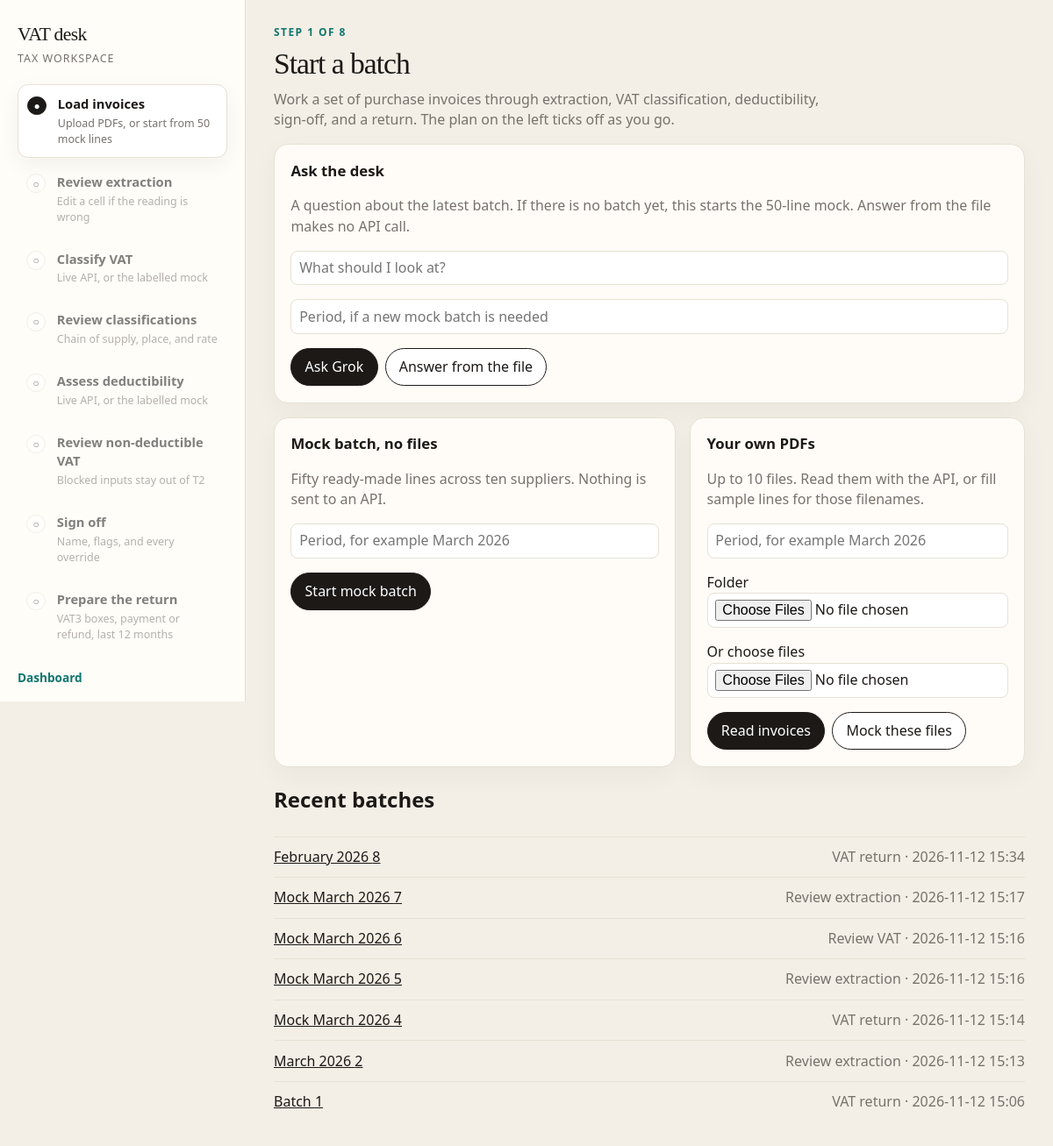
Before: / with the older database file.
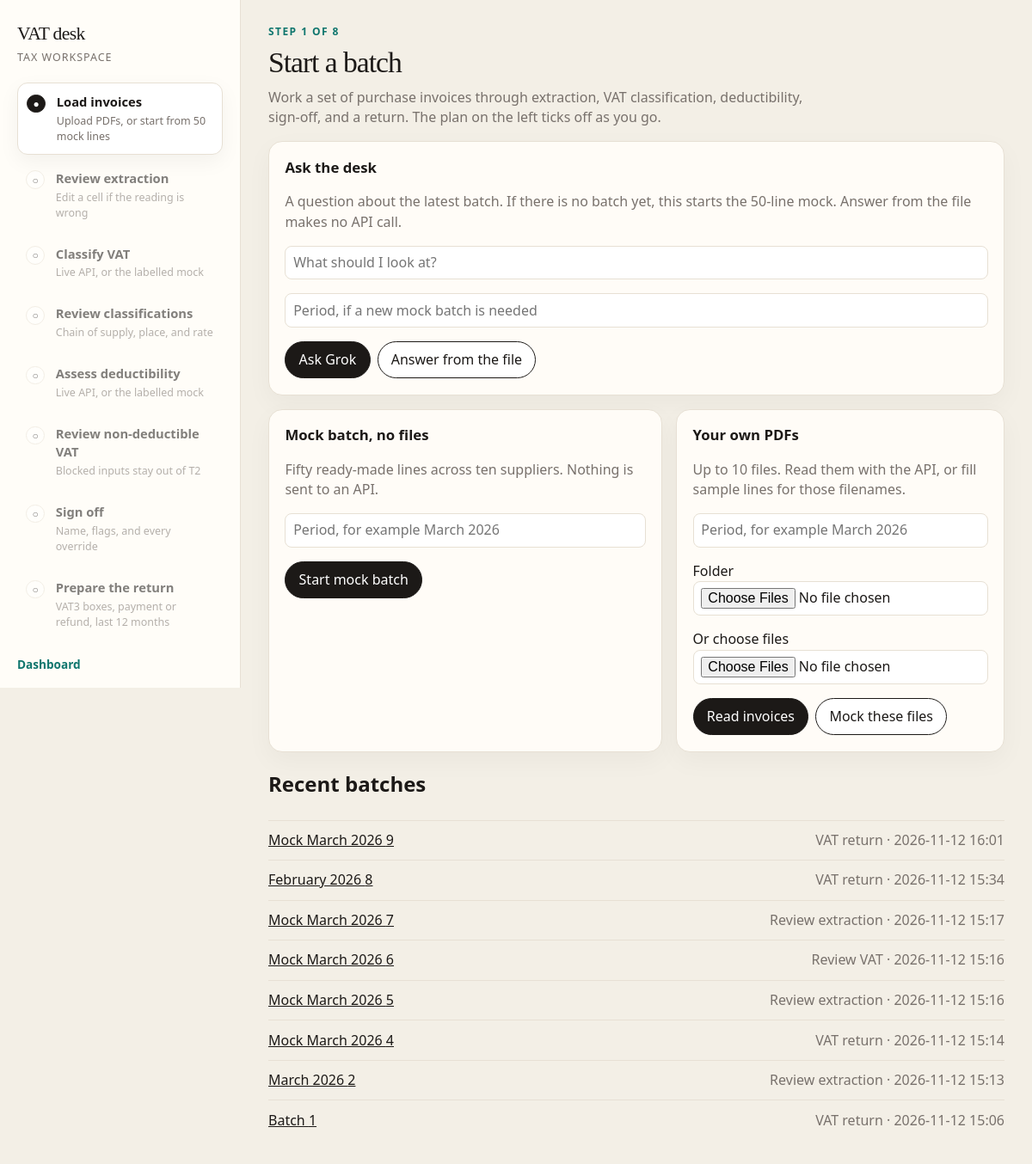
After: the same page with the newer database file.
### items/models.py (models this page shows, shortened)
class Batch(models.Model):
    EXTRACTED = "extracted"
    EXTRACTION_ACCEPTED = "extraction_accepted"
    CLASSIFIED = "classified"
    DEDUCTIBILITY = "deductibility"
    DEDUCTION_ACCEPTED = "deduction_accepted"
    RETURN_READY = "return_ready"
    STATUS_CHOICES = [
        (EXTRACTED, "Review extraction"),
        (EXTRACTION_ACCEPTED, "Classifying"),
        (CLASSIFIED, "Review VAT"),
        (DEDUCTIBILITY, "Review deductibility"),
        (DEDUCTION_ACCEPTED, "Sign off"),
        (RETURN_READY, "VAT return"),
    ]
    created = models.DateTimeField(auto_now_add=True)
    status = models.CharField(max_length=32, choices=STATUS_CHOICES, default=EXTRACTED)
    period_label = models.CharField(max_length=64, blank=True)
    class Meta:
        ordering = ["-created"]

### items/views.py (the view, shortened to what this page needs)
# urls.py: path("", views.batch_list, name="batch_list"),
def batch_list(request):
    form = UploadForm()
    action = request.POST.get("action")
    if request.method == "POST" and action == "mock_batch":
        batch = seed_mock_batch(request.POST.get("period_label", ""))
        return redirect("batch_detail", pk=batch.pk)
    if request.method == "POST" and action in ("ask", "ask_file"):
        return _desk_from_home(request)
    return render(
        request,
        "items/list.html",
        {"batches": Batch.objects.all(), "form": form, "plan": workspace_plan(None), "batch": None},
    )

### items/forms.py (shortened to what this page needs)
class UploadForm(forms.Form):
    period_label = forms.CharField(
        required=False,
        max_length=64,
        widget=forms.TextInput(attrs={"placeholder": "Period, for example March 2026"}),
    )

### items/plan.py (called while the page is built, shortened)
def _load_detail(batch, counts):
    if batch is None:
        return "Upload PDFs, or start from 50 mock lines"
    return f"{counts['lines']} lines · {counts['invoices']} invoices"

def _vat_detail(batch, counts):
    if batch is None or batch.status not in ("classified", "deductibility", "deduction_accepted", "return_ready"):
        return "Chain of supply, place, and rate"
    if counts["low"]:
        return f"{counts['low']} low-confidence lines"
    return "Every line is above the threshold"

def _deduct_detail(batch, counts):
    if batch is None or batch.status not in ("deductibility", "deduction_accepted", "return_ready"):
        return "Blocked inputs stay out of T2"
    blocked = InvoiceLine.objects.filter(invoice__batch=batch, deductible="none").count()
    if blocked:
        return f"{blocked} non-deductible lines"
    return "Nothing blocked"

def _href(batch, key, done, current):
    if batch is None or (key not in done and key != current):
        return ""

### items/templates/items/list.html (shortened to what this page needs)
{% extends "items/base.html" %}
{% block heading %}Start a batch{% endblock %}
{% block body %}
  <p class="lede">Work a set of purchase invoices through extraction, VAT classification, deductibility, sign-off, and a return. The plan on the left ticks off as you go.</p>
  <section class="card" style="margin-bottom: 1rem;">
    <h2>Ask the desk</h2>
    <p class="muted">A question about the latest batch. If there is no batch yet, this starts the 50-line mock. Answer from the file makes no API call.</p>
    <form method="post">
      <p><input type="text" name="question" placeholder="What should I look at?"></p>
      <p><input type="text" name="period_label" placeholder="Period, if a new mock batch is needed"></p>
      <div class="actions">
        <button type="submit" name="action" value="ask">Ask Grok</button>
        <button type="submit" class="secondary" name="action" value="ask_file">Answer from the file</button>
      </div>
    </form>
  </section>
  <div class="grid">
    <section class="card">
      <h2>Mock batch, no files</h2>
      <p class="muted">Fifty ready-made lines across ten suppliers. Nothing is sent to an API.</p>
      <form method="post" data-step="load">
        <p><input type="text" name="period_label" placeholder="Period, for example March 2026"></p>
        <div class="actions">
          <button type="submit" data-wait name="action" value="mock_batch">Start mock batch</button>
        </div>
      </form>
    </section>
    <section class="card">
      <h2>Your own PDFs</h2>
      <p class="muted">Up to 10 files. Read them with the API, or fill sample lines for those filenames.</p>
      <form method="post" enctype="multipart/form-data" data-step="load">
        <p>{{ form.period_label }}</p>
        <p><label>Folder <input type="file" name="files" webkitdirectory directory multiple></label></p>
        <p><label>Or choose files <input type="file" name="files" accept="application/pdf,.pdf" multiple></label></p>
        <div class="actions">
          <button type="submit" data-wait name="action" value="read">Read invoices</button>
          <button type="submit" data-wait class="secondary" name="action" value="mock">Mock these files</button>
        </div>
      </form>
    </section>
  </div>
  {% if batches %}
  <h2>Recent batches</h2>
  <ul class="batch-list">
    {% for item in batches %}
    <li>
      <a href="{% url 'batch_detail' item.pk %}">{{ item.period_label|default:"Batch" }} {{ item.pk }}</a>
      <span class="muted">{{ item.get_status_display }} · {{ item.created|date:"Y-m-d H:i" }}</span>
    </li>
    {% endfor %}
  </ul>
  {% endif %}
{% endblock %}

Changed rows visible on the page:
added Batch: period_label "Mock March 2026", pk "9", status "VAT return", created "2026-11-12 16:01"
